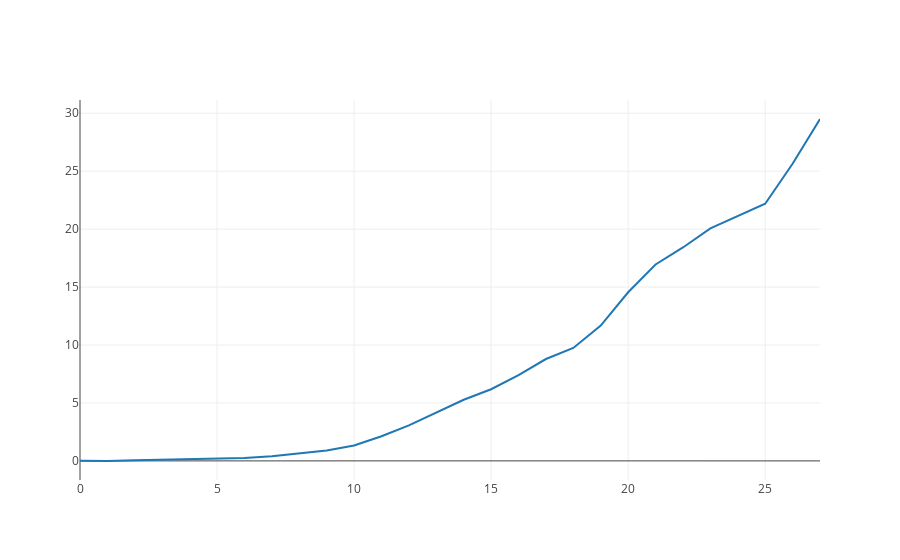

The cell this chart's notebook holds for it:
### Code cell
iplot([data4])

### Figure 1 — Plotly figure (JSON) as saved in the notebook; plotly's stock layout.template omitted (floating-point values rounded to 4 significant figures)
{"data": [{"type": "scatter", "x": [0, 1, 2, 3, 4, 5, 6, 7, 8, 9, 10, 11, 12, 13, 14, 15, 16, 17, 18, 19, 20, 21, 22, 23, 24, 25, 26, 27], "y": [0.002517, -0.008772, 0.05358, 0.09726, 0.1297, 0.1537, 0.2438, 0.3949, 0.6323, 0.8956, 1.333, 2.132, 3.061, 4.187, 5.276, 6.183, 7.398, 8.791, 9.743, 11.68, 14.55, 16.95, 18.42, 20.06, 21.13, 22.19, 25.64, 29.5]}], "layout": {}}
